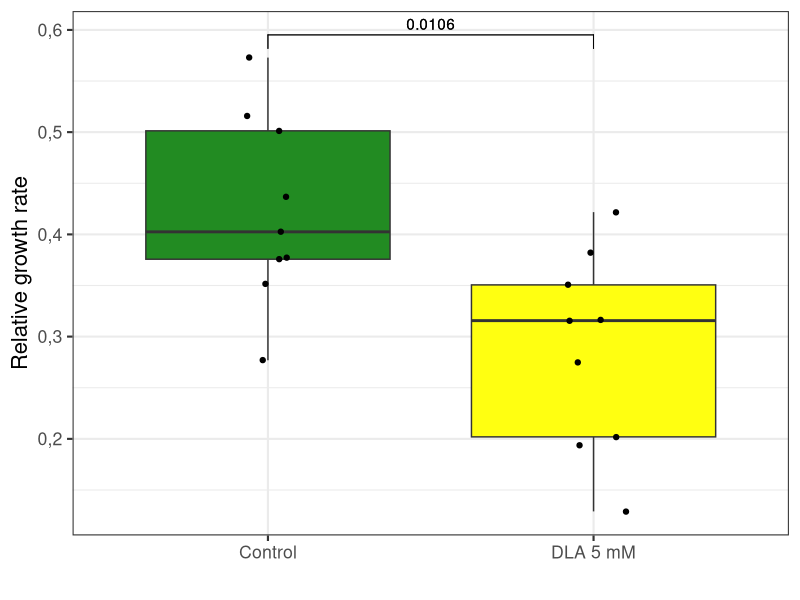
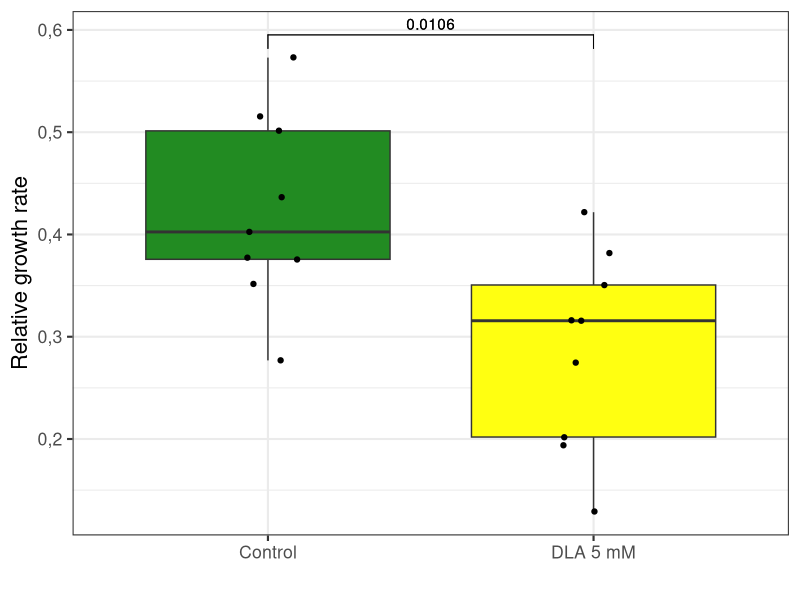

Write R code to recreate these figures, in order.
setwd ("C:\\Users\\User\\Desktop\\VosprIssled") # Установка рабочей директории

# Загрузка необходимых пакетов:
if (!("openxlsx" %in% installed.packages())) install.packages("openxlsx")
library (openxlsx)
if (!("ggplot2" %in% installed.packages())) install.packages("ggplot2")
library (ggplot2)
if (!("ggpubr" %in% installed.packages())) install.packages("ggpubr")
library(ggpubr)
if (!("scales" %in% installed.packages())) install.packages("scales")
library(scales)

# Построение графиков:

yeast_growth_inhibition <- read.xlsx("Table_yeast_growth_DLA0500.xlsx", sheet = 1)
ggplot(yeast_growth_inhibition, aes(x=Condition, y=RGR2, fill=Condition)) +
  geom_boxplot(show.legend = FALSE) +
  geom_pwc(method="wilcox_test", label = "p.adj") +
  scale_fill_manual(values = c("forestgreen", "#ff1")) +
  scale_y_continuous(labels=comma_format(decimal.mark=",")) +
  geom_jitter (width = 0.1, show.legend = FALSE) +
  geom_pwc(method = "wilcox_test", label="p.adj") +
  ylab("Relative growth rate") +
  xlab("") +
  theme_bw(base_size = 16)
ggsave("yeast_pH_compensation", device=png, width=20, height=12, units="cm") # Сохранение получившихся графиков в рабочей директории